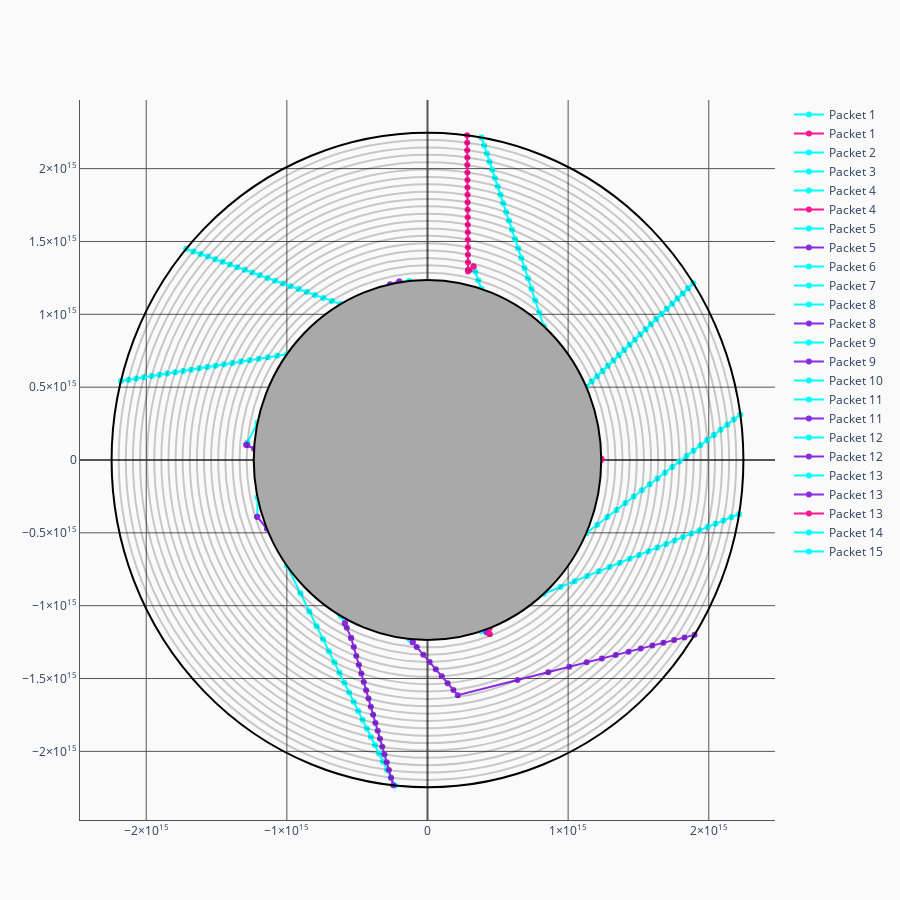

The code cell stored with this chart in its notebook:
### Code cell
#plot with line color as the interaction type
r_shells = sim.model.radius.value
xs,ys = get_coordinates_multiple_packets(sim.runner.rpacket_tracker_df)
type(xs)

fig = go.Figure()

# Set axes properties
fig.update_xaxes(range=[-1.1*r_shells[-1],1.1*r_shells[-1]],linecolor="#555",gridcolor="#555",zerolinecolor="#555")
fig.update_yaxes(range=[-1.1*r_shells[-1],1.1*r_shells[-1]],linecolor="#555",gridcolor="#555",zerolinecolor="#555")

# adding the shells
shell_shapes={}
for i in range(len(sim.model.radius.value)):
    if i==0:
        fig.add_shape(type="circle",
            xref="x", yref="y",
            x0=-1*sim.model.radius.value[i], y0=-1*sim.model.radius.value[i], x1=sim.model.radius.value[i], y1=sim.model.radius.value[i],
            line_color="black",
            fillcolor="darkgrey",
            opacity=1
        )
    elif i==(len(sim.model.radius.value)-1):
        fig.add_shape(type="circle",
            xref="x", yref="y",
            x0=-1*sim.model.radius.value[i], y0=-1*sim.model.radius.value[i], x1=sim.model.radius.value[i], y1=sim.model.radius.value[i],
            line_color="black",
            opacity=1
        )
    else:
        fig.add_shape(type="circle",
            xref="x", yref="y",
            x0=-1*sim.model.radius.value[i], y0=-1*sim.model.radius.value[i], x1=sim.model.radius.value[i], y1=sim.model.radius.value[i],
            line_color="black",
            opacity=0.2
        )

#Add the packet trajectory

df = sim.runner.rpacket_tracker_df
interaction_from_num = {-1: "No Interaction", 1: "EScattering", 2: "Line"}
interaction_color_from_num = {-1: "aqua", 1: "blueviolet", 2: "deeppink"}
for i in range(len(xs)):
    sect = []
    for j in range(len(xs[i])):
        sect.append(j)
        if(j == len(xs[i])-1):
            fig.add_trace(go.Scatter(
                x=xs[i][sect],
                y=ys[i][sect],
                mode="markers+lines",
                name="Packet "+str(i+1),
                hovertemplate =
                '<b>X</b>: %{x}'+
                '<br><b>Y</b>: %{y}<br>'+
                '<b>Last Interaction: %{text}</b>',
                text = [interaction_from_num.get(df.loc[i,k]["interaction_type"]) for k in sect],
                line = dict(color=interaction_color_from_num.get(df.loc[i,sect[0]]["interaction_type"])),
#                 line_shape = "spline",
                marker = dict(color=[interaction_color_from_num.get(df.loc[i,l]["interaction_type"]) for l in sect])
            ))
        elif(df.loc[i]["interaction_type"][j] != df.loc[i]["interaction_type"][j+1]):
            sect.append(j+1)
            fig.add_trace(go.Scatter(
                x=xs[i][sect],
                y=ys[i][sect],
                mode="markers+lines",
                name="Packet "+str(i+1),
                hovertemplate =
                '<b>X</b>: %{x}'+
                '<br><b>Y</b>: %{y}<br>'+
                '<b>Last Interaction: %{text}</b>',
                text = [interaction_from_num.get(df.loc[i,k]["interaction_type"]) for k in sect],
                line = dict(color=interaction_color_from_num.get(df.loc[i,sect[0]]["interaction_type"])),
#                 line_shape = "spline",
                marker = dict(color=[interaction_color_from_num.get(df.loc[i,l]["interaction_type"]) for l in sect])
            ))
            sect = []


# Set figure size
fig.update_layout(width=900, height=900)
fig.layout.plot_bgcolor = '#fafafa'
fig.layout.paper_bgcolor = '#fafafa'

fig.show()

### Figure 1 — Plotly figure (JSON) as saved in the notebook; plotly's stock layout.template omitted (floating-point values rounded to 4 significant figures)
{"data": [{"hovertemplate": "<b>X</b>: %{x}<br><b>Y</b>: %{y}<br><b>Last Interaction: %{text}</b>", "line": {"color": "aqua"}, "marker": {"color": ["aqua", "deeppink"]}, "mode": "markers+lines", "name": "Packet 1", "text": ["No Interaction", "Line"], "type": "scatter", "x": [1235520000000000, 1237679040791942], "y": [0, 3854000000000.0]}, {"hovertemplate": "<b>X</b>: %{x}<br><b>Y</b>: %{y}<br><b>Last Interaction: %{text}</b>", "line": {"color": "deeppink"}, "marker": {"color": ["deeppink", "deeppink"]}, "mode": "markers+lines", "name": "Packet 1", "text": ["Line", "Line"], "type": "scatter", "x": [1237679040791942, 1235000000000000.0], "y": [3854000000000.0, 11070000000000.0]}, {"hovertemplate": "<b>X</b>: %{x}<br><b>Y</b>: %{y}<br><b>Last Interaction: %{text}</b>", "line": {"color": "aqua"}, "marker": {"color": ["aqua", "aqua", "aqua", "aqua", "aqua", "aqua", "aqua", "aqua", "aqua", "aqua", "aqua", "aqua", "aqua", "aqua", "aqua", "aqua", "aqua", "aqua", "aqua", "aqua", "aqua"]}, "mode": "markers+lines", "name": "Packet 2", "text": ["No Interaction", "No Interaction", "No Interaction", "No Interaction", "No Interaction", "No Interaction", "No Interaction", "No Interaction", "No Interaction", "No Interaction", "No Interaction", "No Interaction", "No Interaction", "No Interaction", "No Interaction", "No Interaction", "No Interaction", "No Interaction", "No Interaction", "No Interaction", "No Interaction"], "type": "scatter", "x": [1129000000000000.0, 1168000000000000.0, 1206522387315814, 1245201730366458, 1284000000000000.0, 1322000000000000.0, 1361000000000000.0, 1399000000000000.0, 1436909192232549, 1474988393676246, 1512999031255749, 1551000000000000.0, 1588838405843830, 1626677348103546, 1664000000000000.0, 1702000000000000.0, 1740000000000000.0, 1778000000000000.0, 1815000000000000.0, 1853000000000000.0, 1890000000000000.0], "y": [502500000000000.0, 538930226112802, 575200000000000.0, 611300000000000.0, 647300000000000.0, 683100000000000.0, 718900000000000.0, 754600000000000.0, 790235502658292, 825781745727264, 861300000000000.0, 896700000000000.0, 932100000000000.0, 967400000000000.0, 1003000000000000.0, 1038000000000000.0, 1073000000000000.0, 1108254510468996, 1143000000000000.0, 1178484622633597, 1213556406013247]}, {"hovertemplate": "<b>X</b>: %{x}<br><b>Y</b>: %{y}<br><b>Last Interaction: %{text}</b>", "line": {"color": "aqua"}, "marker": {"color": ["aqua", "aqua", "aqua", "aqua", "aqua", "aqua", "aqua", "aqua", "aqua", "aqua", "aqua", "aqua", "aqua", "aqua", "aqua", "aqua", "aqua", "aqua", "aqua", "aqua", "aqua"]}, "mode": "markers+lines", "name": "Packet 3", "text": ["No Interaction", "No Interaction", "No Interaction", "No Interaction", "No Interaction", "No Interaction", "No Interaction", "No Interaction", "No Interaction", "No Interaction", "No Interaction", "No Interaction", "No Interaction", "No Interaction", "No Interaction", "No Interaction", "No Interaction", "No Interaction", "No Interaction", "No Interaction", "No Interaction"], "type": "scatter", "x": [826700000000000.0, 795100000000000.0, 766300000000000.0, 739500000000000.0, 714200000000000.0, 690000000000000.0, 666651218094984, 644100000000000.0, 622100000000000.0, 600700000000000.0, 579600000000000.0, 559012288320516, 538700000000000.0, 518700000000000.0, 498900000000000.0, 479400000000000.0, 460100000000000.0, 440900000000000.0, 421900000000000.0, 403100000000000.0, 384400000000000.0], "y": [918170294773830, 1011000000000000.0, 1095000000000000.0, 1173604457524782, 1247777961809459, 1318643466544083, 1387000000000000.0, 1453000000000000.0, 1517000000000000.0, 1580000000000000.0, 1642000000000000.0, 1702055182278959, 1761515638045449, 1820000000000000.0, 1877990820541383, 1935000000000000.0, 1991781040939036, 2048000000000000.0, 2103000000000000.0, 2159000000000000.0, 2213000000000000.0]}, {"hovertemplate": "<b>X</b>: %{x}<br><b>Y</b>: %{y}<br><b>Last Interaction: %{text}</b>", "line": {"color": "aqua"}, "marker": {"color": ["aqua", "aqua", "aqua", "deeppink"]}, "mode": "markers+lines", "name": "Packet 4", "text": ["No Interaction", "No Interaction", "No Interaction", "Line"], "type": "scatter", "x": [381800000000000.0, 360600000000000.0, 339900000000000.0, 327500000000000.0], "y": [1175049347012988, 1234000000000000.0, 1292663002604309, 1328000000000000.0]}, {"hovertemplate": "<b>X</b>: %{x}<br><b>Y</b>: %{y}<br><b>Last Interaction: %{text}</b>", "line": {"color": "deeppink"}, "marker": {"color": ["deeppink", "deeppink", "deeppink", "deeppink", "deeppink", "deeppink", "deeppink", "deeppink", "deeppink", "deeppink", "deeppink", "deeppink", "deeppink", "deeppink", "deeppink", "deeppink", "deeppink", "deeppink", "deeppink", "deeppink", "deeppink", "deeppink"]}, "mode": "markers+lines", "name": "Packet 4", "text": ["Line", "Line", "Line", "Line", "Line", "Line", "Line", "Line", "Line", "Line", "Line", "Line", "Line", "Line", "Line", "Line", "Line", "Line", "Line", "Line", "Line", "Line"], "type": "scatter", "x": [327500000000000.0, 298200000000000.0, 288200000000000.0, 288100000000000.0, 287800000000000.0, 287400000000000.0, 287100000000000.0, 286700000000000.0, 286400000000000.0, 286000000000000.0, 285700000000000.0, 285353471297511, 285000000000000.0, 284700000000000.0, 284300000000000.0, 284000000000000.0, 283600000000000.0, 283300000000000.0, 283000000000000.0, 282600000000000.0, 282300000000000.0, 281900000000000.0], "y": [1328000000000000.0, 1303000000000000.0, 1294536276502712, 1305000000000000.0, 1357000000000000.0, 1409000000000000.0, 1460000000000000.0, 1511833492061777, 1563312428815295, 1615000000000000.0, 1666000000000000.0, 1717000000000000.0, 1769000000000000.0, 1819919298186983, 1871000000000000.0, 1922272986428739, 1973000000000000.0, 2024499137139580, 2075570281400520, 2127000000000000.0, 2178000000000000.0, 2228639068668613]}, {"hovertemplate": "<b>X</b>: %{x}<br><b>Y</b>: %{y}<br><b>Last Interaction: %{text}</b>", "line": {"color": "aqua"}, "marker": {"color": ["aqua", "blueviolet"]}, "mode": "markers+lines", "name": "Packet 5", "text": ["No Interaction", "EScattering"], "type": "scatter", "x": [-129100000000000.0, -200500000000000.0], "y": [1229000000000000.0, 1226065161649576]}, {"hovertemplate": "<b>X</b>: %{x}<br><b>Y</b>: %{y}<br><b>Last Interaction: %{text}</b>", "line": {"color": "blueviolet"}, "marker": {"color": ["blueviolet", "blueviolet"]}, "mode": "markers+lines", "name": "Packet 5", "text": ["EScattering", "EScattering"], "type": "scatter", "x": [-200500000000000.0, -265900000000000.0], "y": [1226065161649576, 1207000000000000.0]}, {"hovertemplate": "<b>X</b>: %{x}<br><b>Y</b>: %{y}<br><b>Last Interaction: %{text}</b>", "line": {"color": "aqua"}, "marker": {"color": ["aqua", "aqua", "aqua", "aqua", "aqua", "aqua", "aqua", "aqua", "aqua", "aqua", "aqua", "aqua", "aqua", "aqua", "aqua", "aqua", "aqua", "aqua", "aqua", "aqua", "aqua"]}, "mode": "markers+lines", "name": "Packet 6", "text": ["No Interaction", "No Interaction", "No Interaction", "No Interaction", "No Interaction", "No Interaction", "No Interaction", "No Interaction", "No Interaction", "No Interaction", "No Interaction", "No Interaction", "No Interaction", "No Interaction", "No Interaction", "No Interaction", "No Interaction", "No Interaction", "No Interaction", "No Interaction", "No Interaction"], "type": "scatter", "x": [-617800000000000.0, -680100000000000.0, -740800000000000.0, -800300000000000.0, -858600000000000.0, -915900000000000.0, -972500000000000.0, -1028000000000000.0, -1084000000000000.0, -1138000000000000.0, -1192000000000000.0, -1246000000000000.0, -1300000000000000.0, -1353000000000000.0, -1405000000000000.0, -1458000000000000.0, -1510000000000000.0, -1562000000000000.0, -1613000000000000.0, -1664940001672622, -1716245167109459], "y": [1070000000000000.0, 1092000000000000.0, 1113000000000000.0, 1133000000000000.0, 1153000000000000.0, 1173000000000000.0, 1192521119573242, 1211809608052298, 1231000000000000.0, 1250000000000000.0, 1268487177592735, 1287055429645167, 1305000000000000.0, 1324000000000000.0, 1342000000000000.0, 1360000000000000.0, 1378000000000000.0, 1396056646501650, 1414000000000000.0, 1431697720737995, 1449419016838618]}, {"hovertemplate": "<b>X</b>: %{x}<br><b>Y</b>: %{y}<br><b>Last Interaction: %{text}</b>", "line": {"color": "aqua"}, "marker": {"color": ["aqua", "aqua", "aqua", "aqua", "aqua", "aqua", "aqua", "aqua", "aqua", "aqua", "aqua", "aqua", "aqua", "aqua", "aqua", "aqua", "aqua", "aqua", "aqua", "aqua", "aqua"]}, "mode": "markers+lines", "name": "Packet 7", "text": ["No Interaction", "No Interaction", "No Interaction", "No Interaction", "No Interaction", "No Interaction", "No Interaction", "No Interaction", "No Interaction", "No Interaction", "No Interaction", "No Interaction", "No Interaction", "No Interaction", "No Interaction", "No Interaction", "No Interaction", "No Interaction", "No Interaction", "No Interaction", "No Interaction"], "type": "scatter", "x": [-999556676890135, -1069000000000000.0, -1136000000000000.0, -1201000000000000.0, -1264000000000000.0, -1326000000000000.0, -1387000000000000.0, -1447000000000000.0, -1507000000000000.0, -1565365001612866, -1623344808530229, -1680763820932607, -1738000000000000.0, -1794151681486317, -1850000000000000.0, -1906000000000000.0, -1961000000000000.0, -2016000000000000.0, -2071000000000000.0, -2126000000000000.0, -2180000000000000.0], "y": [726200000000000.0, 715450834105699, 705000000000000.0, 694909963741991, 685000000000000.0, 675300000000000.0, 665800000000000.0, 656447808680578, 647200000000000.0, 638100000000000.0, 629000000000000.0, 620100000000000.0, 611229188456956, 602400000000000.0, 593700000000000.0, 585000000000000.0, 576400000000000.0, 567800000000000.0, 559300000000000.0, 550787341807886, 542300000000000.0]}, {"hovertemplate": "<b>X</b>: %{x}<br><b>Y</b>: %{y}<br><b>Last Interaction: %{text}</b>", "line": {"color": "aqua"}, "marker": {"color": ["aqua", "aqua", "blueviolet"]}, "mode": "markers+lines", "name": "Packet 8", "text": ["No Interaction", "No Interaction", "EScattering"], "type": "scatter", "x": [-1209000000000000.0, -1280407383520394, -1289033450366773], "y": [256900000000000.0, 120500000000000.0, 104100000000000.0]}, {"hovertemplate": "<b>X</b>: %{x}<br><b>Y</b>: %{y}<br><b>Last Interaction: %{text}</b>", "line": {"color": "blueviolet"}, "marker": {"color": ["blueviolet", "blueviolet", "blueviolet"]}, "mode": "markers+lines", "name": "Packet 8", "text": ["EScattering", "EScattering", "EScattering"], "type": "scatter", "x": [-1289033450366773, -1282000000000000.0, -1233000000000000.0], "y": [104100000000000.0, 100800000000000.0, 77300000000000.0]}, {"hovertemplate": "<b>X</b>: %{x}<br><b>Y</b>: %{y}<br><b>Last Interaction: %{text}</b>", "line": {"color": "aqua"}, "marker": {"color": ["aqua", "blueviolet"]}, "mode": "markers+lines", "name": "Packet 9", "text": ["No Interaction", "EScattering"], "type": "scatter", "x": [-1209000000000000.0, -1210491913214834], "y": [-256900000000000.0, -389600000000000.0]}, {"hovertemplate": "<b>X</b>: %{x}<br><b>Y</b>: %{y}<br><b>Last Interaction: %{text}</b>", "line": {"color": "blueviolet"}, "marker": {"color": ["blueviolet", "blueviolet"]}, "mode": "markers+lines", "name": "Packet 9", "text": ["EScattering", "EScattering"], "type": "scatter", "x": [-1210491913214834, -1142000000000000.0], "y": [-389600000000000.0, -472426791425734]}, {"hovertemplate": "<b>X</b>: %{x}<br><b>Y</b>: %{y}<br><b>Last Interaction: %{text}</b>", "line": {"color": "aqua"}, "marker": {"color": ["aqua", "aqua", "aqua", "aqua", "aqua", "aqua", "aqua", "aqua", "aqua", "aqua", "aqua", "aqua", "aqua", "aqua", "aqua", "aqua", "aqua", "aqua", "aqua", "aqua", "aqua"]}, "mode": "markers+lines", "name": "Packet 10", "text": ["No Interaction", "No Interaction", "No Interaction", "No Interaction", "No Interaction", "No Interaction", "No Interaction", "No Interaction", "No Interaction", "No Interaction", "No Interaction", "No Interaction", "No Interaction", "No Interaction", "No Interaction", "No Interaction", "No Interaction", "No Interaction", "No Interaction", "No Interaction", "No Interaction"], "type": "scatter", "x": [-999600000000000.0, -903400000000000.0, -840300000000000.0, -788500000000000.0, -742900000000000.0, -701400000000000.0, -662620910601120, -626000000000000.0, -591000000000000.0, -557300000000000.0, -524700000000000.0, -493000000000000.0, -462100000000000.0, -431800000000000.0, -402100000000000.0, -372900000000000.0, -344200000000000.0, -315800000000000.0, -287800000000000.0, -260100000000000.0, -232700000000000.0], "y": [-726200000000000.0, -915300000000000.0, -1039000000000000.0, -1141000000000000.0, -1231000000000000.0, -1313000000000000.0, -1389000000000000.0, -1461000000000000.0, -1530000000000000.0, -1596000000000000.0, -1660000000000000.0, -1722000000000000.0, -1783000000000000.0, -1842669433243635, -1901070864506585, -1958000000000000.0, -2015000000000000.0, -2071000000000000.0, -2126000000000000.0, -2180000000000000.0, -2234000000000000.0]}, {"hovertemplate": "<b>X</b>: %{x}<br><b>Y</b>: %{y}<br><b>Last Interaction: %{text}</b>", "line": {"color": "aqua"}, "marker": {"color": ["aqua", "blueviolet"]}, "mode": "markers+lines", "name": "Packet 11", "text": ["No Interaction", "EScattering"], "type": "scatter", "x": [-617800000000000.0, -587900000000000.0], "y": [-1070000000000000.0, -1120000000000000.0]}, {"hovertemplate": "<b>X</b>: %{x}<br><b>Y</b>: %{y}<br><b>Last Interaction: %{text}</b>", "line": {"color": "blueviolet"}, "marker": {"color": ["blueviolet", "blueviolet", "blueviolet", "blueviolet", "blueviolet", "blueviolet", "blueviolet", "blueviolet", "blueviolet", "blueviolet", "blueviolet", "blueviolet", "blueviolet", "blueviolet", "blueviolet", "blueviolet", "blueviolet", "blueviolet", "blueviolet", "blueviolet", "blueviolet", "blueviolet"]}, "mode": "markers+lines", "name": "Packet 11", "text": ["EScattering", "EScattering", "EScattering", "EScattering", "EScattering", "EScattering", "EScattering", "EScattering", "EScattering", "EScattering", "EScattering", "EScattering", "EScattering", "EScattering", "EScattering", "EScattering", "EScattering", "EScattering", "EScattering", "EScattering", "EScattering", "EScattering"], "type": "scatter", "x": [-587900000000000.0, -574200000000000.0, -542900000000000.0, -542700000000000.0, -524200000000000.0, -506054339167789, -488200000000000.0, -470700000000000.0, -453500000000000.0, -436500000000000.0, -419700000000000.0, -403000000000000.0, -386600000000000.0, -370200000000000.0, -354000000000000.0, -338000000000000.0, -322000000000000.0, -306100000000000.0, -290300000000000.0, -274600000000000.0, -258900000000000.0, -243300000000000.0], "y": [-1120000000000000.0, -1151000000000000.0, -1221000000000000.0, -1222000000000000.0, -1284000000000000.0, -1346000000000000.0, -1405874159377886, -1465015048360838, -1523000000000000.0, -1580716917899569, -1637000000000000.0, -1693663908472250, -1749000000000000.0, -1804455166024786, -1859000000000000.0, -1914000000000000.0, -1967508622889179, -2021000000000000.0, -2074556701886771, -2127669442618988, -2180538138341471, -2233000000000000.0]}, {"hovertemplate": "<b>X</b>: %{x}<br><b>Y</b>: %{y}<br><b>Last Interaction: %{text}</b>", "line": {"color": "aqua"}, "marker": {"color": ["aqua", "blueviolet"]}, "mode": "markers+lines", "name": "Packet 12", "text": ["No Interaction", "EScattering"], "type": "scatter", "x": [-129100000000000.0, -105000000000000.0], "y": [-1228751692165409, -1251000000000000.0]}, {"hovertemplate": "<b>X</b>: %{x}<br><b>Y</b>: %{y}<br><b>Last Interaction: %{text}</b>", "line": {"color": "blueviolet"}, "marker": {"color": ["blueviolet", "blueviolet", "blueviolet", "blueviolet", "blueviolet", "blueviolet", "blueviolet", "blueviolet", "blueviolet", "blueviolet", "blueviolet", "blueviolet", "blueviolet", "blueviolet", "blueviolet", "blueviolet", "blueviolet", "blueviolet", "blueviolet", "blueviolet", "blueviolet", "blueviolet"]}, "mode": "markers+lines", "name": "Packet 12", "text": ["EScattering", "EScattering", "EScattering", "EScattering", "EScattering", "EScattering", "EScattering", "EScattering", "EScattering", "EScattering", "EScattering", "EScattering", "EScattering", "EScattering", "EScattering", "EScattering", "EScattering", "EScattering", "EScattering", "EScattering", "EScattering", "EScattering"], "type": "scatter", "x": [-105000000000000.0, -76200000000000.0, -29850000000000.0, 15010000000000.0, 58670000000000.0, 101300000000000.0, 143100000000000.0, 184200000000000.0, 215700000000000.0, 639900000000000.0, 858770056025358, 1008000000000000.0, 1132000000000000.0, 1239906415380035, 1339000000000000.0, 1430000000000000.0, 1516000000000000.0, 1598671748327045, 1677000000000000.0, 1753534630676812, 1827000000000000.0, 1899000000000000.0], "y": [-1251000000000000.0, -1284000000000000.0, -1336274554599272, -1387070756374570, -1436000000000000.0, -1485000000000000.0, -1532000000000000.0, -1578617580549582, -1614000000000000.0, -1509874446129017, -1456000000000000.0, -1419000000000000.0, -1388928125016741, -1362267563808018, -1338007800170605, -1315467203390289, -1294000000000000.0, -1274000000000000.0, -1255000000000000.0, -1236000000000000.0, -1218000000000000.0, -1200142256047329]}, {"hovertemplate": "<b>X</b>: %{x}<br><b>Y</b>: %{y}<br><b>Last Interaction: %{text}</b>", "line": {"color": "aqua"}, "marker": {"color": ["aqua", "blueviolet"]}, "mode": "markers+lines", "name": "Packet 13", "text": ["No Interaction", "EScattering"], "type": "scatter", "x": [381800000000000.0, 420000000000000.0], "y": [-1175000000000000.0, -1183000000000000.0]}, {"hovertemplate": "<b>X</b>: %{x}<br><b>Y</b>: %{y}<br><b>Last Interaction: %{text}</b>", "line": {"color": "blueviolet"}, "marker": {"color": ["blueviolet", "deeppink"]}, "mode": "markers+lines", "name": "Packet 13", "text": ["EScattering", "Line"], "type": "scatter", "x": [420000000000000.0, 441700000000000.0], "y": [-1183000000000000.0, -1193995425014029]}, {"hovertemplate": "<b>X</b>: %{x}<br><b>Y</b>: %{y}<br><b>Last Interaction: %{text}</b>", "line": {"color": "deeppink"}, "marker": {"color": ["deeppink", "deeppink"]}, "mode": "markers+lines", "name": "Packet 13", "text": ["Line", "Line"], "type": "scatter", "x": [441700000000000.0, 442600000000000.0], "y": [-1193995425014029, -1154000000000000.0]}, {"hovertemplate": "<b>X</b>: %{x}<br><b>Y</b>: %{y}<br><b>Last Interaction: %{text}</b>", "line": {"color": "aqua"}, "marker": {"color": ["aqua", "aqua", "aqua", "aqua", "aqua", "aqua", "aqua", "aqua", "aqua", "aqua", "aqua", "aqua", "aqua", "aqua", "aqua", "aqua", "aqua", "aqua", "aqua", "aqua", "aqua"]}, "mode": "markers+lines", "name": "Packet 14", "text": ["No Interaction", "No Interaction", "No Interaction", "No Interaction", "No Interaction", "No Interaction", "No Interaction", "No Interaction", "No Interaction", "No Interaction", "No Interaction", "No Interaction", "No Interaction", "No Interaction", "No Interaction", "No Interaction", "No Interaction", "No Interaction", "No Interaction", "No Interaction", "No Interaction"], "type": "scatter", "x": [826724246768496, 946000000000000.0, 1046000000000000.0, 1136000000000000.0, 1218000000000000.0, 1295000000000000.0, 1368000000000000.0, 1438000000000000.0, 1505000000000000.0, 1570000000000000.0, 1634134031793043, 1696000000000000.0, 1757000000000000.0, 1817000000000000.0, 1876000000000000.0, 1934000000000000.0, 1992000000000000.0, 2048600825174344, 2105000000000000.0, 2160000000000000.0, 2215000000000000.0], "y": [-918200000000000.0, -871237735805614, -831800000000000.0, -796600000000000.0, -764300000000000.0, -734057884862682, -705300000000000.0, -677800000000000.0, -651300000000000.0, -625500000000000.0, -600500000000000.0, -576000000000000.0, -551900000000000.0, -528400000000000.0, -505200000000000.0, -482300000000000.0, -459700000000000.0, -437400000000000.0, -415300000000000.0, -393400000000000.0, -371700000000000.0]}, {"hovertemplate": "<b>X</b>: %{x}<br><b>Y</b>: %{y}<br><b>Last Interaction: %{text}</b>", "line": {"color": "aqua"}, "marker": {"color": ["aqua", "aqua", "aqua", "aqua", "aqua", "aqua", "aqua", "aqua", "aqua", "aqua", "aqua", "aqua", "aqua", "aqua", "aqua", "aqua", "aqua", "aqua", "aqua", "aqua", "aqua"]}, "mode": "markers+lines", "name": "Packet 15", "text": ["No Interaction", "No Interaction", "No Interaction", "No Interaction", "No Interaction", "No Interaction", "No Interaction", "No Interaction", "No Interaction", "No Interaction", "No Interaction", "No Interaction", "No Interaction", "No Interaction", "No Interaction", "No Interaction", "No Interaction", "No Interaction", "No Interaction", "No Interaction", "No Interaction"], "type": "scatter", "x": [1129000000000000.0, 1207000000000000.0, 1278000000000000.0, 1344000000000000.0, 1407000000000000.0, 1467000000000000.0, 1525000000000000.0, 1581000000000000.0, 1634998700550672, 1688185478764399, 1740000000000000.0, 1791000000000000.0, 1841844716902351, 1891500685766302, 1941000000000000.0, 1988987961268517, 2037000000000000.0, 2084000000000000.0, 2132000000000000.0, 2178000000000000.0, 2224654348280393], "y": [-502500000000000.0, -444500000000000.0, -391600000000000.0, -342400000000000.0, -295800000000000.0, -251300000000000.0, -208400000000000.0, -166800000000000.0, -126300000000000.0, -86810000000000.0, -48090000000000.0, -10060000000000.0, 27370000000000.0, 64260000000000.0, 100700000000000.0, 136700000000000.0, 172300000000000.0, 207600000000000.0, 242600000000000.0, 277300000000000.0, 311800000000000.0]}], "layout": {"height": 900, "paper_bgcolor": "#fafafa", "plot_bgcolor": "#fafafa", "shapes": [{"fillcolor": "darkgrey", "line": {"color": "black"}, "opacity": 1, "type": "circle", "x0": -1235520000000000, "x1": 1235520000000000, "xref": "x", "y0": -1235520000000000, "y1": 1235520000000000, "yref": "y"}, {"line": {"color": "black"}, "opacity": 0.2, "type": "circle", "x0": -1286064000000000, "x1": 1286064000000000, "xref": "x", "y0": -1286064000000000, "y1": 1286064000000000, "yref": "y"}, {"line": {"color": "black"}, "opacity": 0.2, "type": "circle", "x0": -1336608000000000, "x1": 1336608000000000, "xref": "x", "y0": -1336608000000000, "y1": 1336608000000000, "yref": "y"}, {"line": {"color": "black"}, "opacity": 0.2, "type": "circle", "x0": -1387152000000000, "x1": 1387152000000000, "xref": "x", "y0": -1387152000000000, "y1": 1387152000000000, "yref": "y"}, {"line": {"color": "black"}, "opacity": 0.2, "type": "circle", "x0": -1437696000000000, "x1": 1437696000000000, "xref": "x", "y0": -1437696000000000, "y1": 1437696000000000, "yref": "y"}, {"line": {"color": "black"}, "opacity": 0.2, "type": "circle", "x0": -1488240000000000, "x1": 1488240000000000, "xref": "x", "y0": -1488240000000000, "y1": 1488240000000000, "yref": "y"}, {"line": {"color": "black"}, "opacity": 0.2, "type": "circle", "x0": -1538784000000000, "x1": 1538784000000000, "xref": "x", "y0": -1538784000000000, "y1": 1538784000000000, "yref": "y"}, {"line": {"color": "black"}, "opacity": 0.2, "type": "circle", "x0": -1589328000000000, "x1": 1589328000000000, "xref": "x", "y0": -1589328000000000, "y1": 1589328000000000, "yref": "y"}, {"line": {"color": "black"}, "opacity": 0.2, "type": "circle", "x0": -1639872000000000, "x1": 1639872000000000, "xref": "x", "y0": -1639872000000000, "y1": 1639872000000000, "yref": "y"}, {"line": {"color": "black"}, "opacity": 0.2, "type": "circle", "x0": -1690416000000000, "x1": 1690416000000000, "xref": "x", "y0": -1690416000000000, "y1": 1690416000000000, "yref": "y"}, {"line": {"color": "black"}, "opacity": 0.2, "type": "circle", "x0": -1740960000000000, "x1": 1740960000000000, "xref": "x", "y0": -1740960000000000, "y1": 1740960000000000, "yref": "y"}, {"line": {"color": "black"}, "opacity": 0.2, "type": "circle", "x0": -1791504000000000, "x1": 1791504000000000, "xref": "x", "y0": -1791504000000000, "y1": 1791504000000000, "yref": "y"}, {"line": {"color": "black"}, "opacity": 0.2, "type": "circle", "x0": -1842048000000000, "x1": 1842048000000000, "xref": "x", "y0": -1842048000000000, "y1": 1842048000000000, "yref": "y"}, {"line": {"color": "black"}, "opacity": 0.2, "type": "circle", "x0": -1892592000000000, "x1": 1892592000000000, "xref": "x", "y0": -1892592000000000, "y1": 1892592000000000, "yref": "y"}, {"line": {"color": "black"}, "opacity": 0.2, "type": "circle", "x0": -1943136000000000, "x1": 1943136000000000, "xref": "x", "y0": -1943136000000000, "y1": 1943136000000000, "yref": "y"}, {"line": {"color": "black"}, "opacity": 0.2, "type": "circle", "x0": -1993680000000000, "x1": 1993680000000000, "xref": "x", "y0": -1993680000000000, "y1": 1993680000000000, "yref": "y"}, {"line": {"color": "black"}, "opacity": 0.2, "type": "circle", "x0": -2044224000000000, "x1": 2044224000000000, "xref": "x", "y0": -2044224000000000, "y1": 2044224000000000, "yref": "y"}, {"line": {"color": "black"}, "opacity": 0.2, "type": "circle", "x0": -2094768000000000, "x1": 2094768000000000, "xref": "x", "y0": -2094768000000000, "y1": 2094768000000000, "yref": "y"}, {"line": {"color": "black"}, "opacity": 0.2, "type": "circle", "x0": -2145312000000000, "x1": 2145312000000000, "xref": "x", "y0": -2145312000000000, "y1": 2145312000000000, "yref": "y"}, {"line": {"color": "black"}, "opacity": 0.2, "type": "circle", "x0": -2195856000000000, "x1": 2195856000000000, "xref": "x", "y0": -2195856000000000, "y1": 2195856000000000, "yref": "y"}, {"line": {"color": "black"}, "opacity": 1, "type": "circle", "x0": -2246400000000000, "x1": 2246400000000000, "xref": "x", "y0": -2246400000000000, "y1": 2246400000000000, "yref": "y"}], "width": 900, "xaxis": {"gridcolor": "#555", "linecolor": "#555", "range": [-2471040000000000, 2471040000000000], "zerolinecolor": "#555"}, "yaxis": {"gridcolor": "#555", "linecolor": "#555", "range": [-2471040000000000, 2471040000000000], "zerolinecolor": "#555"}}}
